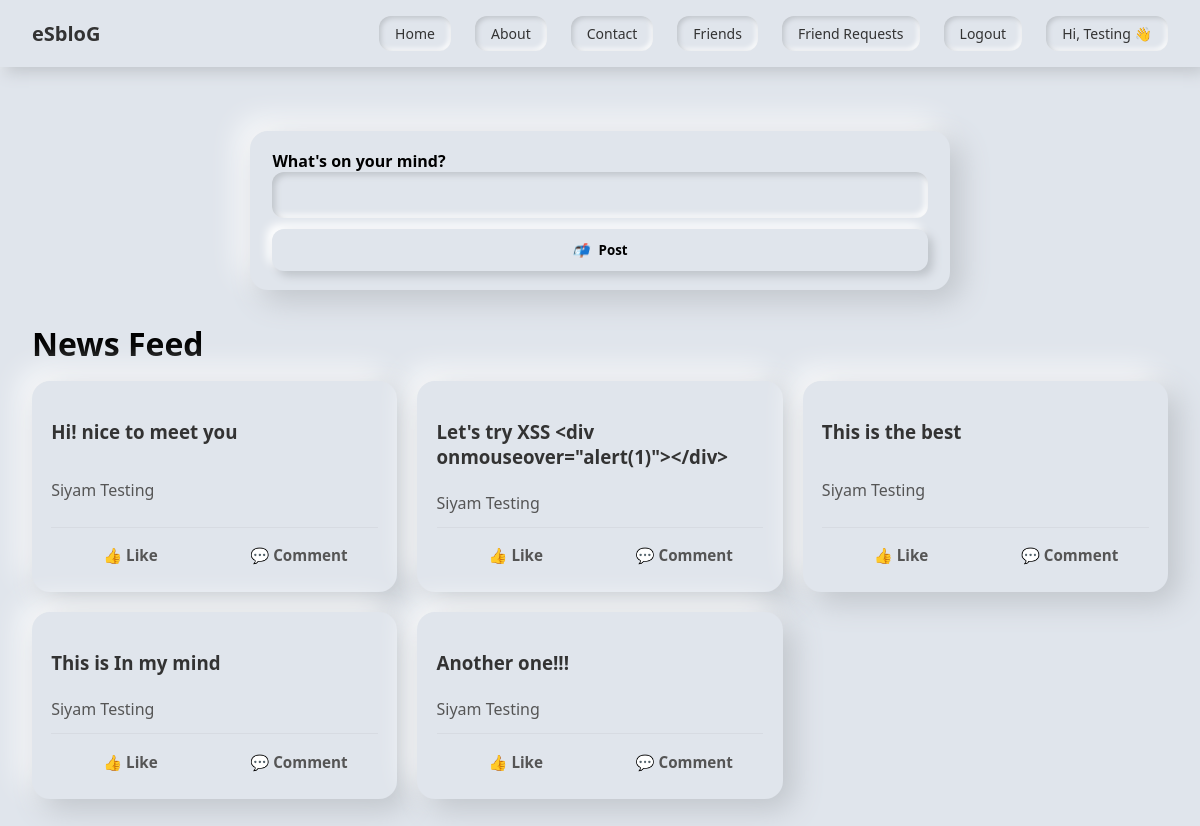
/dashboard/profile/ (signed in), run on an earlier commit of the app's database.
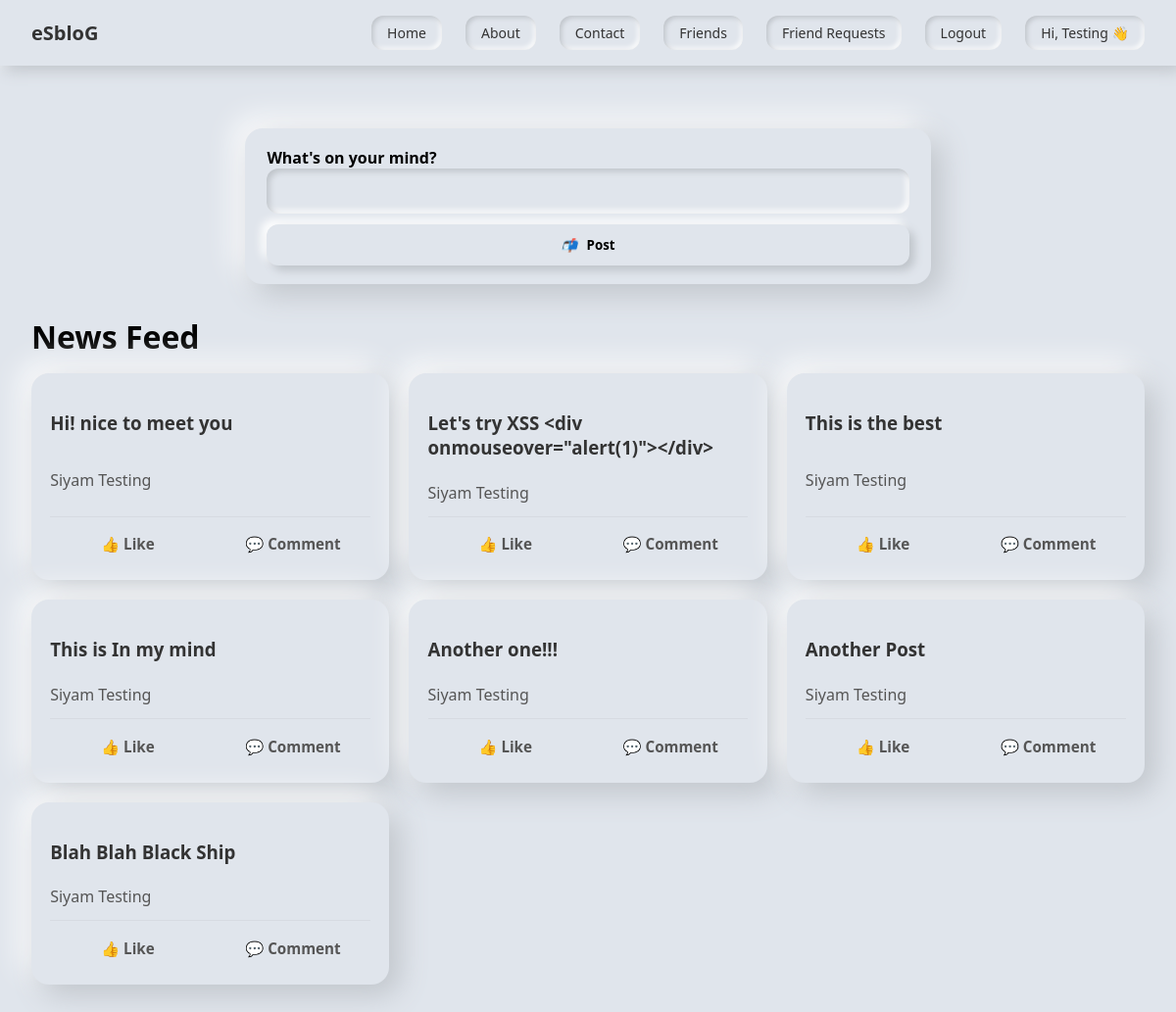
And on a later commit of the database.
### dashboard/models.py (models this page shows, shortened)
class User_posts(models.Model):
    id = models.AutoField(primary_key=True)
    u_name = models.ForeignKey(Login_info_new_p,on_delete=models.CASCADE)
    post = models.CharField(max_length=100)
    create_at = models.DateTimeField(auto_now_add=True)

### dashboard/views.py (the view)
# urls.py: path('profile/',views.profile,name="mypost"),
def profile(request):
    s_email = request.session.get('email')
    if not s_email:
        return render(request, "dashboard/landing_page.html", {"posts": []})
    log_user = get_object_or_404(Login_info_new_p, email=s_email)
    posts = User_posts.objects.filter(u_name=log_user).select_related('u_name')
    post_data = [
        (f"{log_user.fname} {log_user.lname}", post.post)
        for post in posts
    ]
    return render(request, "dashboard/profile.html", {"posts": post_data})

### dashboard/templates/dashboard/profile.html (shortened to what this page needs)
{% include "dashboard/header.html" %}
<div class="page">
  <form id="loginForm" method="POST" action="{% url 'add_post' %}" class="card composer">
    <div class="input-group">
      <label>What's on your mind?</label>
      <input type="text" name="post" required />
    </div>
    <button type="submit" class="action-btn">
      <i>📬</i> Post
    </button>
  </form>
  <h1 style="margin: 1rem 0;">News Feed</h1>
  <div class="feed-grid">
    {% for name, post in posts %}
      <div class="post-card">
        <h3 class="username">{{post}}</h3>
        <p class="content">{{ name }}</p>
        <div class="actions">
          <button class="like-btn">👍 Like</button>
          <button class="comment-btn">💬 Comment</button>
        </div>
      </div>
    {% endfor %}
  </div>
</div>
{% include "dashboard/footer.html" %}

What changed in the data, as far as the page shows it:
added User_posts: posts "Another Post"
added User_posts: posts "Blah Blah Black Ship"
Also different on the page:
new list line: "Siyam Testing 👍 Like 💬 Comment"
